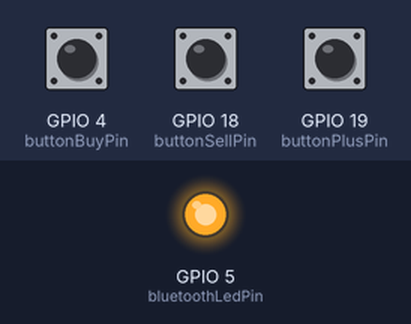
Bench run of a sketch on a simulated ESP32. Shown: output pins drawn as LEDs (lit = HIGH). The test bench sets the inputs (shaded band); at power-on: GPIO 4 (buttonBuyPin) HIGH, GPIO 18 (buttonSellPin) HIGH, GPIO 19 (buttonPlusPin) HIGH. USB keyboard and mouse output is not drawn; what the sketch prints to the serial monitor is not drawn.

Above: at 1.2 s.
1.3 s: GPIO 4 (buttonBuyPin) pulled LOW for 0.15 s
2.9 s: GPIO 18 (buttonSellPin) pulled LOW for 0.15 s
4.5 s: GPIO 19 (buttonPlusPin) pulled LOW for 0.15 s
Timing chart, 0 to 7.5 s (numbered marks = the images above; inputs shaded):
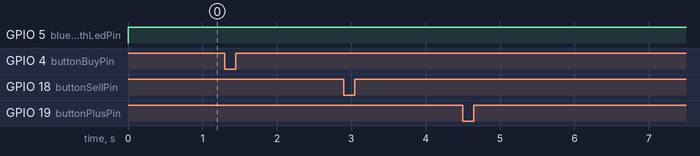

The sketch:

esp32_code.ino
```cpp
#include <BleKeyboard.h>

// Create a BLE Keyboard object.
// Name: "novaremotev3", Manufacturer: "Espressif", Initial Battery Level: 100%
BleKeyboard bleKeyboard("Nova-Remote-V3", "Espressif", 100);

// --- Pin Definitions for LED and 4 Buttons ---
const int bluetoothLedPin = 5;   // LED turns on when Bluetooth is connected

// Using requested pins
const int buttonBuyPin = 4;      // Buy Button (D4)
const int buttonSellPin = 18;    // Sell Button (D18)
const int buttonPlusPin = 19;    // Plus Button (D19)

// Variables for button state
bool lastBtnBuyState = HIGH;
bool lastBtnSellState = HIGH;
bool lastBtnPlusState = HIGH;

void setup() {
  Serial.begin(115200);
  Serial.println("Starting BLE work!");

  // Initialize BLE Keyboard
  bleKeyboard.begin();

  // Initialize LED
  pinMode(bluetoothLedPin, OUTPUT);
  digitalWrite(bluetoothLedPin, LOW);

  // Initialize Buttons with internal pullup resistors
  pinMode(buttonBuyPin, INPUT_PULLUP);
  pinMode(buttonSellPin, INPUT_PULLUP);
  pinMode(buttonPlusPin, INPUT_PULLUP);
}

void loop() {
  // Check if a device is paired and connected
  if (bleKeyboard.isConnected()) {
    digitalWrite(bluetoothLedPin, HIGH); // Turn ON LED when connected

    // Read Buttons
    bool btnBuyState = digitalRead(buttonBuyPin);
    bool btnSellState = digitalRead(buttonSellPin);
    bool btnPlusState = digitalRead(buttonPlusPin);

    // Buy Button - For example, sends the letter 'b'
    if (btnBuyState == LOW && lastBtnBuyState == HIGH) {
      Serial.println("Sending 'b' for Buy");
      bleKeyboard.write('b');
      delay(100);
    }

    // Sell Button - For example, sends the letter 's'
    if (btnSellState == LOW && lastBtnSellState == HIGH) {
      Serial.println("Sending 's' for Sell");
      bleKeyboard.write('s');
      delay(100);
    }

    // Plus Button - Sends the '+' symbol
    if (btnPlusState == LOW && lastBtnPlusState == HIGH) {
      Serial.println("Sending '+' for Plus");
      bleKeyboard.write('+');
      delay(100);
    }

    // Save states
    lastBtnBuyState = btnBuyState;
    lastBtnSellState = btnSellState;
    lastBtnPlusState = btnPlusState;

  } else {
    digitalWrite(bluetoothLedPin, LOW); // Turn OFF LED if disconnected
  }
}
```

Measured:
- after the input at 1.3 s, every drawn part: stays the same
- after the input at 2.9 s, every drawn part: stays the same
- after the input at 4.5 s, every drawn part: stays the same
